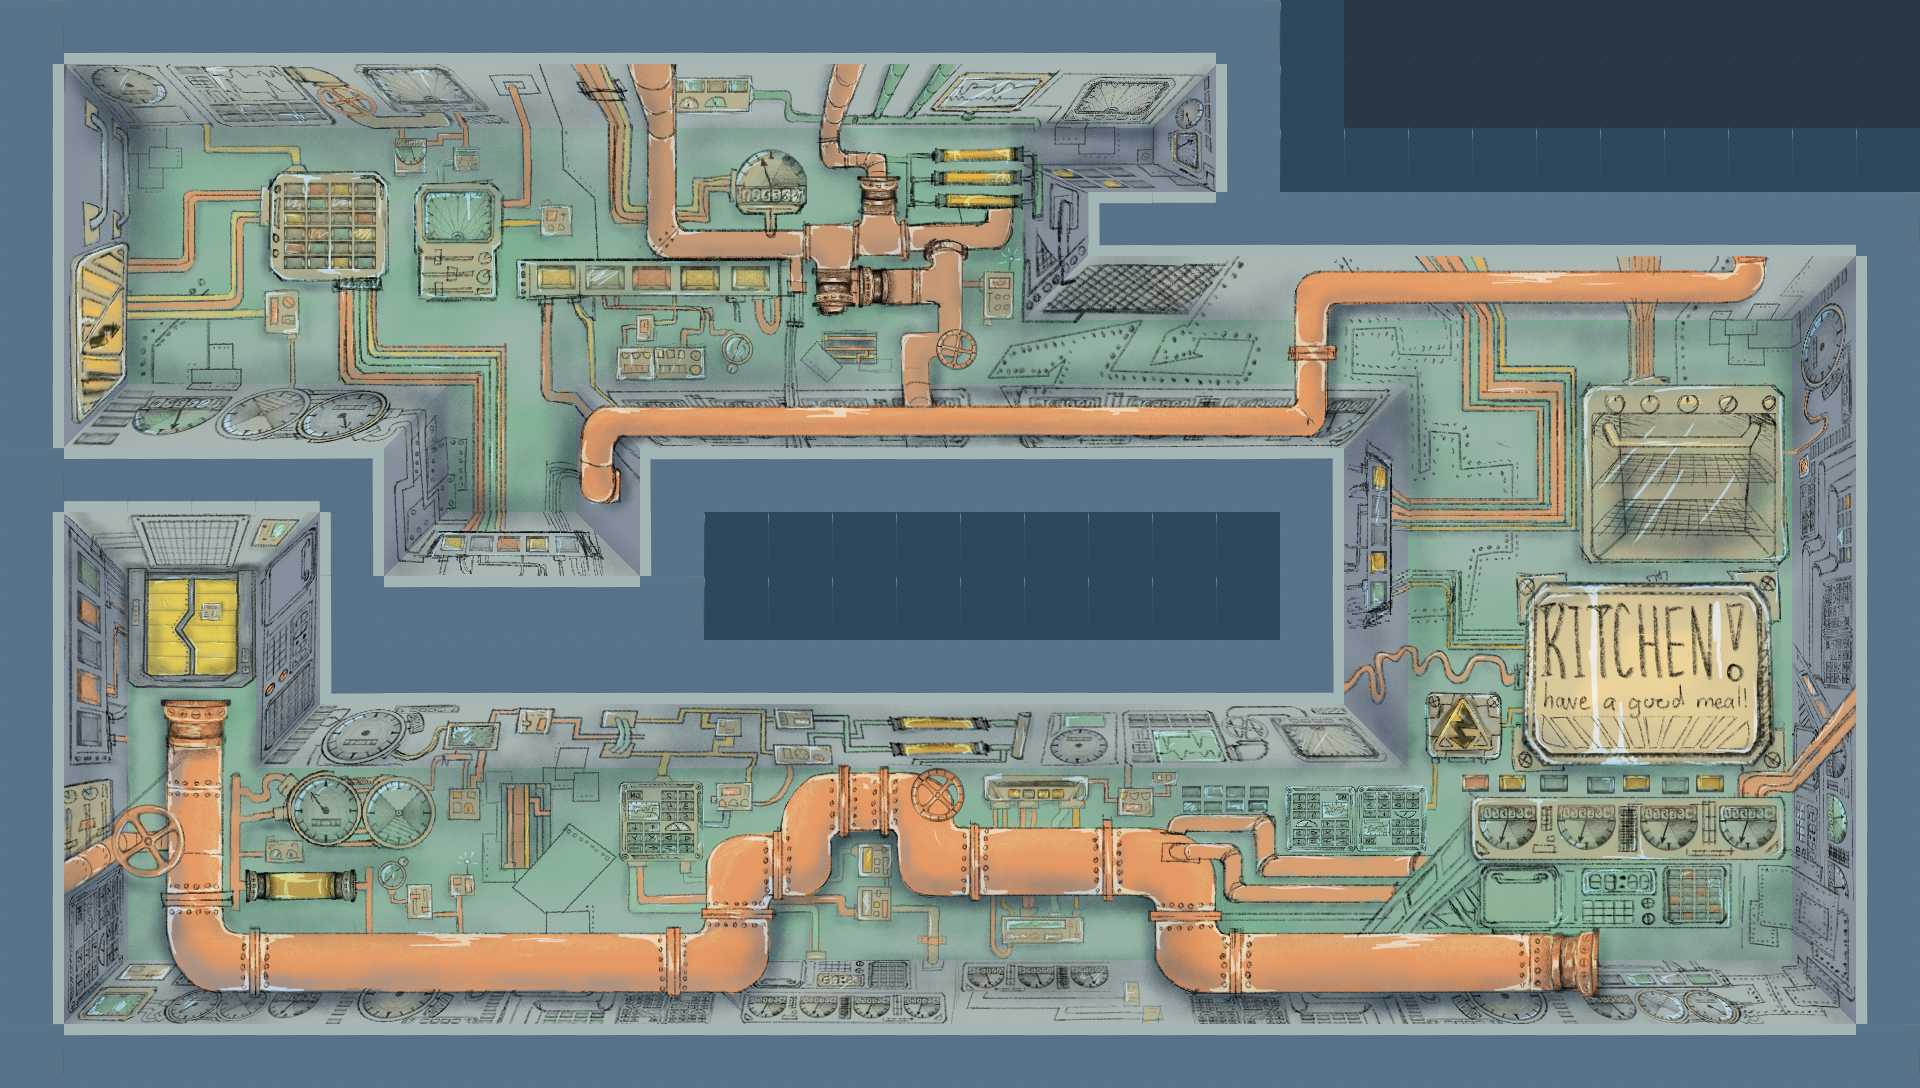

Below is a game level as drawn by its tile map, then a one-line description and the .tmx file that defines it, in full:
An orthogonal 30x17 tile map with 64x64 px tiles, 1 tile layer (World), 10 tilesets, 1 image layer and 12 objects (5x Button, 3x Box, 2x Door, Player, Win).

<map version="1.10" tiledversion="1.10.1" orientation="orthogonal" renderorder="right-down" width="30" height="17" tilewidth="64" tileheight="64" infinite="0" nextlayerid="18" nextobjectid="90">
 <tileset firstgid="1" name="checkers" tilewidth="64" tileheight="64" spacing="48" tilecount="1" columns="1">
  <image source="checkers.png" width="64" height="64" />
 </tileset>
 <tileset firstgid="2" name="triangle" tilewidth="64" tileheight="64" spacing="48" tilecount="1" columns="1">
  <image source="triangle.png" width="64" height="64" />
 </tileset>
 <tileset firstgid="3" name="bluebox" tilewidth="128" tileheight="128" tilecount="1" columns="1">
  <image source="bluebox.png" width="128" height="128" />
 </tileset>
 <tileset firstgid="4" name="orangebox" tilewidth="128" tileheight="128" tilecount="1" columns="1">
  <image source="orangebox.png" width="128" height="128" />
 </tileset>
 <tileset firstgid="5" name="yellowbox" tilewidth="128" tileheight="128" tilecount="1" columns="1">
  <image source="yellowbox.png" width="128" height="128" />
 </tileset>
 <tileset firstgid="6" name="walls" tilewidth="64" tileheight="64" tilecount="4" columns="2">
  <image source="wallpreview.png" width="128" height="128" />
 </tileset>
 <tileset firstgid="10" name="wallsplaceholder" tilewidth="64" tileheight="64" tilecount="8" columns="4">
  <image source="placeholder tileset.png" width="256" height="128" />
 </tileset>
 <tileset firstgid="18" name="button" tilewidth="128" tileheight="128" tilecount="1" columns="1">
  <image source="button-blue.png" width="128" height="128" />
 </tileset>
 <tileset firstgid="19" name="barrier" tilewidth="64" tileheight="64" tilecount="1" columns="1">
  <image source="project 4 barrier.png" width="64" height="64" />
 </tileset>
 <tileset firstgid="20" name="door" tilewidth="192" tileheight="192" tilecount="1" columns="1">
  <image source="DOOR.png" width="192" height="192" />
 </tileset>
 <imagelayer id="17" name="background" offsetx="64" offsety="64">
  <image source="level_2_background.png" width="1792" height="960" />
 </imagelayer>
 <layer id="11" name="World" class="World" width="30" height="17">
  <data encoding="csv">
16,3221225483,3221225483,3221225483,3221225483,3221225483,3221225483,3221225483,3221225483,3221225483,3221225483,3221225483,3221225483,3221225483,3221225483,3221225483,3221225483,3221225483,3221225483,16,13,17,17,17,17,17,17,17,17,17,
2684354571,0,0,0,0,0,0,0,0,0,0,0,0,0,0,0,0,0,0,1610612747,13,17,17,17,17,17,17,17,17,17,
2684354571,0,0,0,0,0,0,0,0,0,0,0,0,0,0,0,0,0,0,1610612747,13,13,13,13,13,13,13,13,13,13,
2684354571,0,0,0,0,0,0,0,0,0,0,0,0,0,0,0,0,1610612750,3221225484,3221225483,3221225483,3221225483,3221225483,3221225483,3221225483,3221225483,3221225483,3221225483,3221225483,16,
2684354571,0,0,0,0,0,0,0,0,0,0,0,0,0,0,0,0,0,0,0,0,0,0,0,0,0,0,0,0,1610612747,
2684354571,0,0,0,0,0,0,0,0,0,0,0,0,0,0,0,0,0,0,0,0,0,0,0,0,0,0,0,0,1610612747,
2684354571,0,0,0,0,0,0,0,0,0,0,0,0,0,0,0,0,0,0,0,0,0,0,0,0,0,0,0,0,1610612747,
16,12,12,12,12,2684354570,0,0,0,0,10,11,11,11,11,11,11,11,11,11,2684354570,0,0,0,0,0,0,0,0,1610612747,
2684354571,0,0,0,0,2684354572,0,0,0,0,1610612747,13,13,13,13,13,13,13,13,13,2684354571,0,0,0,0,0,0,0,0,1610612747,
2684354571,0,0,0,0,1610612747,11,11,11,11,16,13,13,13,13,13,13,13,13,13,2684354571,0,0,0,0,0,0,0,0,1610612747,
2684354571,0,0,0,0,1610612746,3221225483,3221225483,3221225483,3221225483,3221225483,3221225483,3221225483,3221225483,3221225483,3221225483,3221225483,3221225483,3221225483,3221225483,3221225482,0,0,0,0,0,0,0,0,1610612747,
2684354571,0,0,0,0,0,0,0,0,0,0,0,0,0,0,0,0,0,0,0,0,0,0,0,0,0,0,0,0,1610612747,
2684354571,0,0,0,0,0,0,0,0,0,0,0,0,0,0,0,0,0,0,0,0,0,0,0,0,0,0,0,0,1610612747,
2684354571,0,0,0,0,0,0,0,0,0,0,0,0,0,0,0,0,0,0,0,0,0,0,0,0,0,0,0,0,1610612747,
2684354571,0,0,0,0,0,0,0,0,0,0,0,0,0,0,0,0,0,0,0,0,0,0,0,0,0,0,0,0,1610612747,
2684354571,0,0,0,0,0,0,0,0,0,0,0,0,0,0,0,0,0,0,0,0,0,0,0,0,0,0,0,0,1610612747,
16,11,11,11,11,11,11,11,11,11,11,11,11,11,11,11,11,11,11,11,11,11,11,11,11,11,11,11,11,16
</data>
 </layer>
 <objectgroup id="5" name="Player" class="Player" opacity="0.99">
  <object id="3" name="Player" type="Player" x="128" y="320" width="128" height="128" />
 </objectgroup>
 <objectgroup id="14" name="Button">
  <object id="80" type="Button" gid="18" x="1600" y="1024" width="128" height="128" />
  <object id="81" type="Button" gid="18" x="1728" y="1024" width="128" height="128" />
  <object id="82" type="Button" gid="18" x="1728" y="384" width="128" height="128" />
  <object id="83" type="Button" gid="18" x="512" y="576" width="128" height="128" />
  <object id="84" type="Button" gid="18" x="384" y="576" width="128" height="128" />
 </objectgroup>
 <objectgroup id="15" name="Win">
  <object id="89" type="Win" gid="20" x="64" y="576" width="256" height="64">
   <properties>
    <property name="Door is open" type="bool" value="true" />
   </properties>
  </object>
 </objectgroup>
 <objectgroup id="16" name="Gate">
  <object id="87" type="Door" gid="19" x="64" y="704" width="256" height="64" />
  <object id="88" type="Door" gid="19" x="1280" y="448" width="64" height="192" />
 </objectgroup>
 <objectgroup id="13" name="Box">
  <object id="77" name="yellowBox" type="Box" gid="5" x="1088" y="192" width="128" height="128">
   <properties>
    <property name="Horizontal only" type="bool" value="false" />
    <property name="Vertical only" type="bool" value="false" />
   </properties>
  </object>
  <object id="78" name="blueBox" type="Box" gid="3" x="256" y="448" width="128" height="128">
   <properties>
    <property name="Horizontal only" type="bool" value="false" />
    <property name="Vertical only" type="bool" value="true" />
   </properties>
  </object>
  <object id="79" name="blueBox" type="Box" gid="3" x="512" y="896" width="128" height="128">
   <properties>
    <property name="Horizontal only" type="bool" value="false" />
    <property name="Vertical only" type="bool" value="true" />
   </properties>
  </object>
 </objectgroup>
</map>
